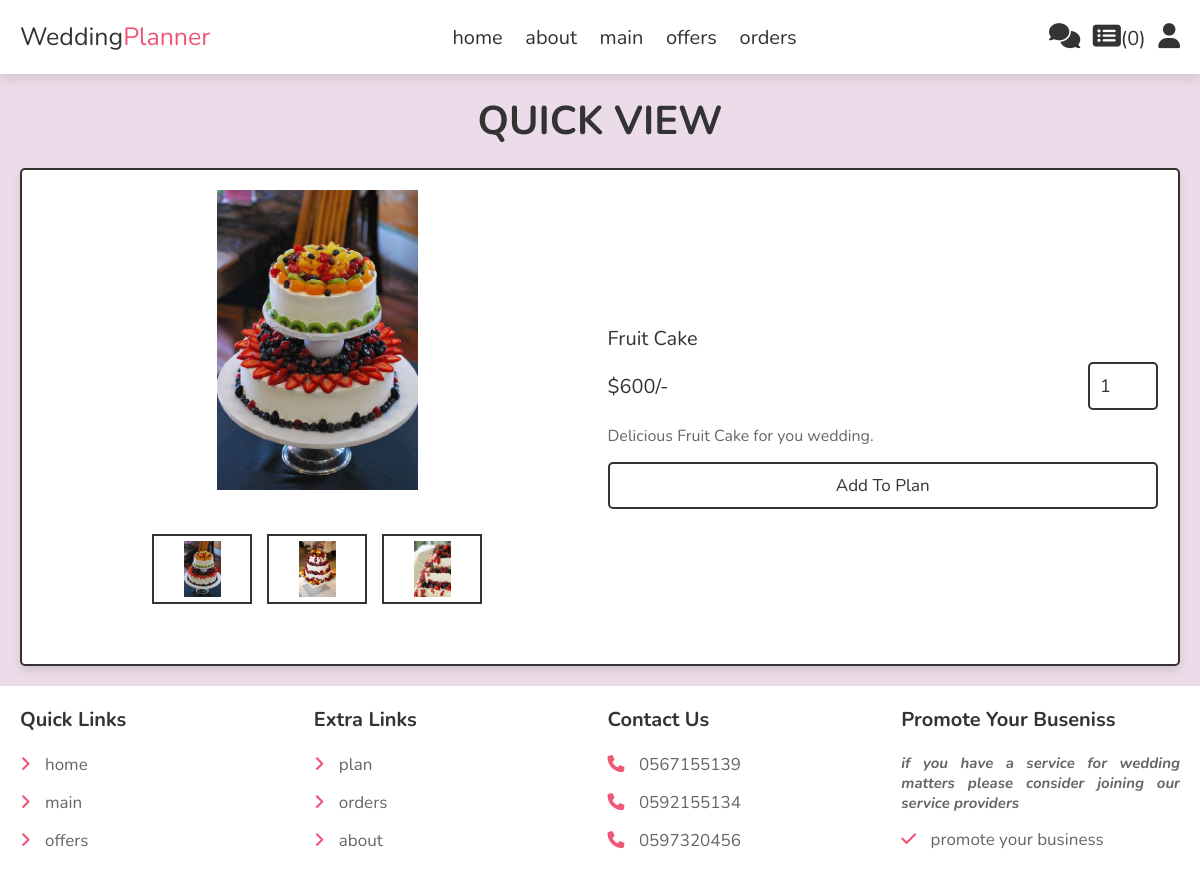
Screenshot of /quick_view.php?pid=9 with the database file from the repository.
### tables this page shows
CREATE TABLE `offers` (
  `id` int(100) NOT NULL,
  `name` varchar(100) NOT NULL,
  `details` varchar(500) NOT NULL,
  `price` int(10) NOT NULL,
  `category` varchar(100) NOT NULL,
  `image_01` varchar(100) NOT NULL,
  `image_02` varchar(100) NOT NULL,
  `image_03` varchar(100) NOT NULL,
  `providers_id` int(100) NOT NULL
);

### quick_view.php (the view, shortened to what this page needs)
<?php
include 'components/plan.php';
?>
<!DOCTYPE html>
<html lang="en">
<head>
   <link rel="stylesheet" href="https://cdnjs.cloudflare.com/ajax/libs/font-awesome/6.1.1/css/all.min.css">
   <link rel="stylesheet" href="style/style2.css">
</head>
<body>
<?php include 'components/header.php'; ?>
<section class="quick-view">
   <h1 class="heading">quick view</h1>
   <?php
     $pid = $_GET['pid'];
     $select_products = $conn->prepare("SELECT * FROM `offers` WHERE id = ?");
     $select_products->execute([$pid]);
     if($select_products->rowCount() > 0){
      while($fetch_product = $select_products->fetch(PDO::FETCH_ASSOC)){
   ?>
   <form action="" method="post" class="box">
      <div class="row">
         <div class="image-container">
            <div class="main-image">
               <img src="uploaded_images/<?= $fetch_product['image_01']; ?>" alt="">
            </div>
            <div class="sub-image">
               <img src="uploaded_images/<?= $fetch_product['image_01']; ?>" alt="">
               <img src="uploaded_images/<?= $fetch_product['image_02']; ?>" alt="">
               <img src="uploaded_images/<?= $fetch_product['image_03']; ?>" alt="">
            </div>
         </div>
         <div class="content">
            <div class="name"><?= $fetch_product['name']; ?></div>
            <div class="flex">
               <div class="price"><span>$</span><?= $fetch_product['price']; ?><span>/-</span></div>
               <input type="number" name="qty" class="qty" min="1" max="99" onkeypress="if(this.value.length == 2) return false;" value="1">
            </div>
            <div class="details"><?= $fetch_product['details']; ?></div>
            <div class="flex-btn">
               <input type="submit" value="add to plan" class="btn" name="add_to_plan">
            </div>
         </div>
      </div>
   </form>
   <?php
      }
   }else{
      echo '<p class="empty">no offer added yet!</p>';
   }
   ?>
</section>
<?php include 'components/footer.php'; ?>
</body>
</html>

### style/style2.css (style rules this page uses)
:root { --main-color:#ef5777; --orange:#f39c12; --red:#e74c3c; --black:#333; --white:#fff; --light-color:#666; --light-bg:#eee; --border:.2rem solid var(--black); --transparent-white:rgba(255,255,255,.3); --box-shadow:0 .5rem 1rem rgba(0,0,0,.1); }
* { font-family: 'Nunito', sans-serif; margin:0; padding:0; box-sizing: border-box; outline: none; border:none; text-decoration: none; }
html { font-size: 62.5%; overflow-x: hidden; }
body { background-color: #ecdbe8; }
section { padding:2rem; max-width: 1200px; margin:0 auto; }
.heading { font-size: 4rem; color:var(--black); margin-bottom: 2rem; text-align: center; text-transform: uppercase; }
.btn, .delete-btn, .option-btn { display: block; width: 100%; margin-top: 1rem; border-radius: .5rem; padding:1rem 3rem; font-size: 1.7rem; text-transform: capitalize; cursor: pointer; text-align: center; border:var(--border); background: var(--transparent-white); color:var(--black); }
.btn { background-color: var(--transparent-white); }
.flex-btn { display: flex; gap:1rem; }
.quick-view form { padding:2rem; border-radius: .5rem; border:var(--border); background-color: var(--white); box-shadow: var(--box-shadow); margin-top: 1rem; }
.quick-view form .row { display: flex; align-items: center; gap:1.5rem; flex-wrap: wrap; }
.quick-view form .row .image-container { margin-bottom: 2rem; flex:1 1 40rem; }
.quick-view form .row .image-container .main-image img { height: 30rem; width: 100%; object-fit: contain; }
.quick-view form .row .image-container .sub-image { display: flex; gap:1.5rem; justify-content: center; margin-top: 2rem; }
.quick-view form .row .image-container .sub-image img { height: 7rem; width: 10rem; object-fit: contain; padding:.5rem; border:var(--border); cursor: pointer; transition: .2s linear; }
.quick-view form img { width: 100%; height: 20rem; object-fit: contain; margin-bottom: 2rem; }
.quick-view form .row .content { flex:1 1 40rem; }
.quick-view form .row .content .name { font-size: 2rem; color:var(--black); }
.quick-view form .row .flex { display: flex; align-items: center; justify-content: space-between; gap:1rem; margin:1rem 0; }
.quick-view form .row .flex .qty { width: 7rem; padding:1rem; border:var(--border); font-size: 1.8rem; color:var(--black); border-radius: .5rem; }
.quick-view form .row .flex .price { font-size: 2rem; color:var(--black); }
.quick-view form .row .content .details { font-size: 1.6rem; color:var(--light-color); line-height: 2; }

### rows the page displays
offers: image_01 (picture), image_02 (picture), image_03 (picture), name "Fruit Cake", price "600", details "Delicious Fruit Cake for you wedding."

### other values shown
$total_cart_counts "0"
